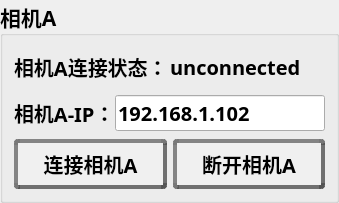
    <widget class="QGroupBox" name="groupBox_2">
     <property name="font">
      <font>
       <family>微软雅黑</family>
       <pointsize>16</pointsize>
       <weight>75</weight>
       <bold>true</bold>
      </font>
     </property>
     <property name="title">
      <string>相机A</string>
     </property>
     <layout class="QGridLayout" name="gridLayout_10">
      <item row="0" column="0">
       <layout class="QVBoxLayout" name="verticalLayout">
        <item>
         <layout class="QHBoxLayout" name="horizontalLayout_4">
          <item>
           <widget class="QLabel" name="label_31">
            <property name="sizePolicy">
             <sizepolicy hsizetype="Preferred" vsizetype="Minimum">
              <horstretch>0</horstretch>
              <verstretch>0</verstretch>
             </sizepolicy>
            </property>
            <property name="minimumSize">
             <size>
              <width>150</width>
              <height>40</height>
             </size>
            </property>
            <property name="maximumSize">
             <size>
              <width>150</width>
              <height>40</height>
             </size>
            </property>
            <property name="font">
             <font>
              <pointsize>15</pointsize>
              <weight>75</weight>
              <bold>true</bold>
             </font>
            </property>
            <property name="styleSheet">
             <string notr="true"/>
            </property>
            <property name="text">
             <string>相机A连接状态：</string>
            </property>
           </widget>
          </item>
          <item>
           <widget class="QLabel" name="CameraConnectState">
            <property name="sizePolicy">
             <sizepolicy hsizetype="Preferred" vsizetype="Minimum">
              <horstretch>0</horstretch>
              <verstretch>0</verstretch>
             </sizepolicy>
            </property>
            <property name="minimumSize">
             <size>
              <width>0</width>
              <height>40</height>
             </size>
            </property>
            <property name="maximumSize">
             <size>
              <width>16777215</width>
              <height>40</height>
             </size>
            </property>
            <property name="font">
             <font>
              <pointsize>15</pointsize>
              <weight>75</weight>
              <bold>true</bold>
             </font>
            </property>
            <property name="text">
             <string>unconnected</string>
            </property>
           </widget>
          </item>
         </layout>
        </item>
        <item>
         <layout class="QHBoxLayout" name="horizontalLayout_5">
          <item>
           <widget class="QLabel" name="labelCameraIP">
            <property name="minimumSize">
             <size>
              <width>0</width>
              <height>40</height>
             </size>
            </property>
            <property name="maximumSize">
             <size>
              <width>95</width>
              <height>40</height>
             </size>
            </property>
            <property name="font">
             <font>
              <pointsize>15</pointsize>
              <weight>75</weight>
              <bold>true</bold>
             </font>
            </property>
            <property name="text">
             <string>相机A-IP：</string>
            </property>
           </widget>
          </item>
          <item>
           <widget class="QLineEdit" name="editCameraIP">
            <property name="minimumSize">
             <size>
              <width>0</width>
              <height>30</height>
             </size>
            </property>
            <property name="font">
             <font>
              <pointsize>15</pointsize>
              <weight>75</weight>
              <bold>true</bold>
             </font>
            </property>
            <property name="text">
             <string>192.168.1.102</string>
            </property>
           </widget>
          </item>
         </layout>
        </item>
        <item>
         <layout class="QHBoxLayout" name="horizontalLayout_6">
          <item>
           <widget class="QPushButton" name="btnConnectCamera">
            <property name="minimumSize">
             <size>
              <width>0</width>
              <height>40</height>
             </size>
            </property>
            <property name="maximumSize">
             <size>
              <width>16777215</width>
              <height>16777215</height>
             </size>
            </property>
            <property name="font">
             <font>
              <pointsize>15</pointsize>
              <weight>75</weight>
              <bold>true</bold>
             </font>
            </property>
            <property name="styleSheet">
             <string notr="true">QPushButton {
    color: rgb(0, 0, 0);
    background-color: rgb(240, 240, 240);
    border-radius: 4px;
    outline: none;
    transition: all 0.15s ease-in-out;
    padding: 6px 14px;
    /* 双层边框实现立体效果 */
    border: 4px solid rgba(80, 80, 80, 0.8); /* 外层深灰色边框 */
    border-top: 4px solid rgba(120, 120, 120, 0.9);
    border-left: 4px solid rgba(120, 120, 120, 0.9);
    /* 内层边框效果 */
    background-clip: padding-box;
    position: relative;
}

QPushButton::before {
    content: &quot;&quot;;
    position: absolute;
    top: 1px;
    left: 1px;
    right: 1px;
    bottom: 1px;
    border: 1px solid rgba(30, 30, 30, 0.9);
    border-radius: 3px;
    pointer-events: none;
}

QPushButton:hover {
    background-color: rgb(162, 162, 162);
    border-color: rgba(100, 100, 100, 0.9);
    border-top-color: rgba(140, 140, 140, 0.9);
    border-left-color: rgba(140, 140, 140, 0.9);
}

QPushButton:pressed {
    background-color: #252A32;
    color: #C8CDD1;
    /* 按下时反转边框明暗 */
    border: 1px solid rgba(60, 60, 60, 0.9);
    border-bottom-color: rgba(100, 100, 100, 0.9);
    border-right-color: rgba(100, 100, 100, 0.9);
}

QPushButton:disabled {
    background-color: #E3E7EB;
    color: #A0A6AC;
    border: 1px solid rgba(150, 150, 150, 0.6);
}</string>
            </property>
            <property name="text">
             <string>连接相机A</string>
            </property>
           </widget>
          </item>
          <item>
           <widget class="QPushButton" name="btnDisConnectCamera">
            <property name="minimumSize">
             <size>
              <width>0</width>
              <height>40</height>
             </size>
            </property>
            <property name="font">
             <font>
              <pointsize>15</pointsize>
              <weight>75</weight>
              <bold>true</bold>
             </font>
            </property>
            <property name="styleSheet">
             <string notr="true">QPushButton {
    color: rgb(0, 0, 0);
    background-color: rgb(240, 240, 240);
    border-radius: 4px;
    outline: none;
    transition: all 0.15s ease-in-out;
    padding: 6px 14px;
    /* 双层边框实现立体效果 */
    border: 4px solid rgba(80, 80, 80, 0.8); /* 外层深灰色边框 */
    border-top: 4px solid rgba(120, 120, 120, 0.9);
    border-left: 4px solid rgba(120, 120, 120, 0.9);
    /* 内层边框效果 */
    background-clip: padding-box;
    position: relative;
}

QPushButton::before {
    content: &quot;&quot;;
    position: absolute;
    top: 1px;
    left: 1px;
    right: 1px;
    bottom: 1px;
    border: 1px solid rgba(30, 30, 30, 0.9);
    border-radius: 3px;
    pointer-events: none;
}

QPushButton:hover {
    background-color: rgb(162, 162, 162);
    border-color: rgba(100, 100, 100, 0.9);
    border-top-color: rgba(140, 140, 140, 0.9);
    border-left-color: rgba(140, 140, 140, 0.9);
}

QPushButton:pressed {
    background-color: #252A32;
    color: #C8CDD1;
    /* 按下时反转边框明暗 */
    border: 1px solid rgba(60, 60, 60, 0.9);
    border-bottom-color: rgba(100, 100, 100, 0.9);
    border-right-color: rgba(100, 100, 100, 0.9);
}

QPushButton:disabled {
    background-color: #E3E7EB;
    color: #A0A6AC;
    border: 1px solid rgba(150, 150, 150, 0.6);
}</string>
            </property>
            <property name="text">
             <string>断开相机A</string>
            </property>
           </widget>
          </item>
         </layout>
        </item>
       </layout>
      </item>
     </layout>
    </widget>
